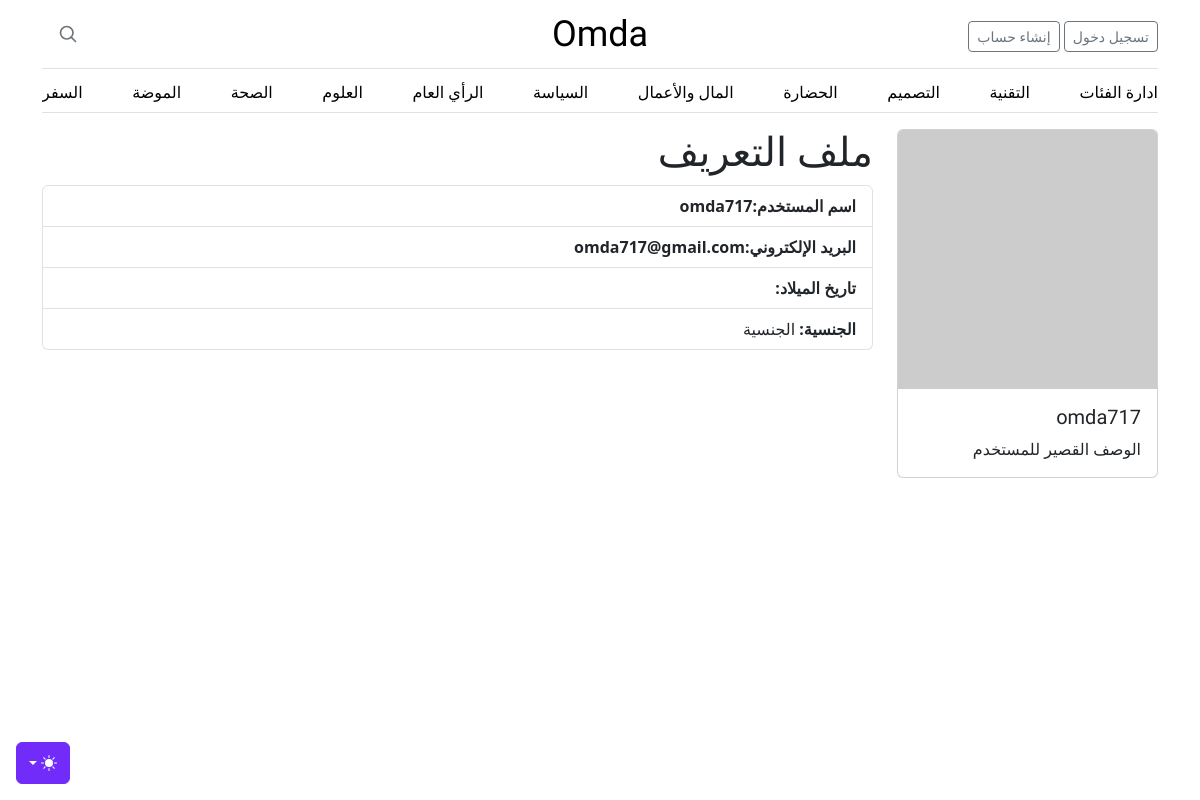
Before: /profile/1 with the older database file.
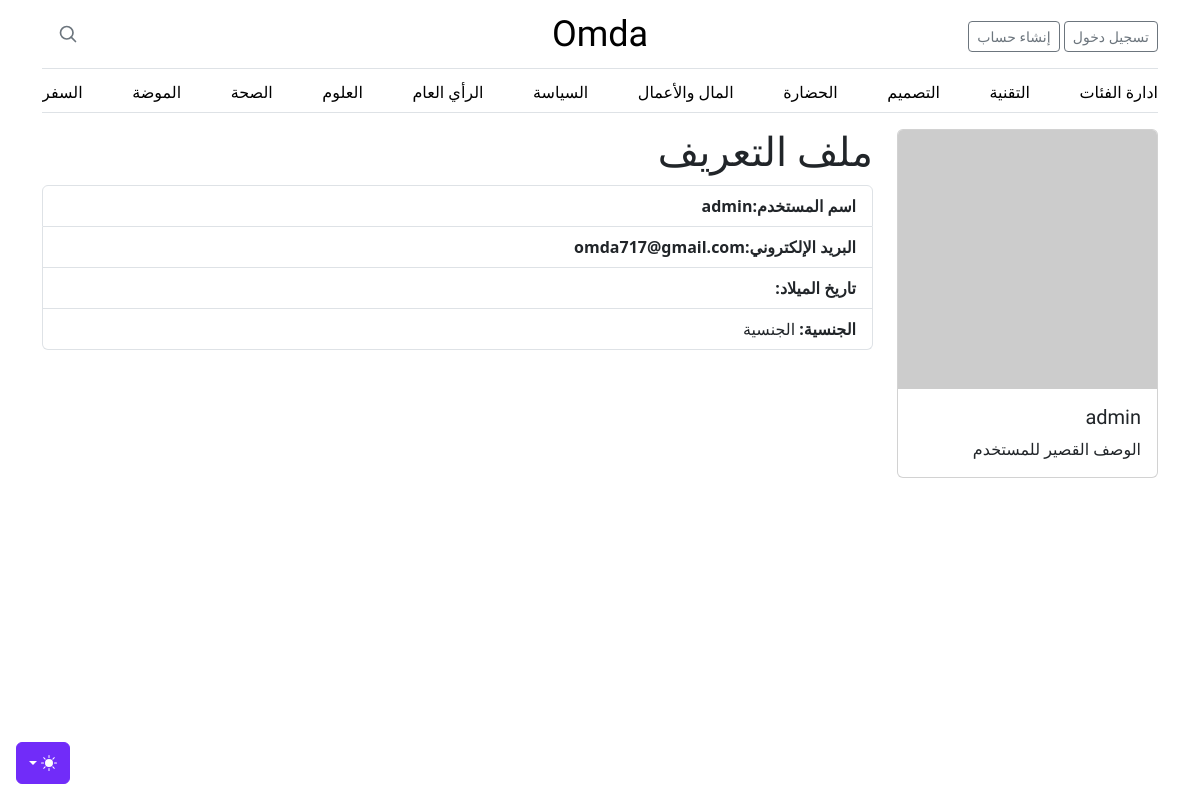
After: the same page with the newer database file.
### app/models.py (models this page shows)
class User(db.Model, UserMixin):
    id = db.Column(db.Integer, primary_key=True)
    username = db.Column(db.String, unique=True, nullable=False)
    email = db.Column(db.String, unique=True, nullable=False)
    password = db.Column(db.String)
    created_at = db.Column(db.DateTime, default=datetime.utcnow)
    posts = db.relationship("Post", backref="author")

### app/viwes/viwes.py (the view)
@viwe.route("/profile/<int:user_id>")
def profile(user_id):
    user = get_user(user_id)
    return render_template("profile/profile.html", user=user)

### app/viwes/viwes.py (called while the page is built)
def get_user(user_id):
    user = User.query.get(user_id)
    return user

### app/templates/profile/profile.html (shortened to what this page needs)
{% extends "layout.html" %}
{% block content %}
  <div class="container">
    <div class="row">
      <div class="col-md-3">
        <div class="card">
          <img src="https://placehold.it/150x150" class="card-img-top" alt="صورة الملف الشخصي">
            <div class="card-body">
              <h5 class="card-title">{{user.username}}</h5>
              <p class="card-text">الوصف القصير للمستخدم</p>
            </div>
          </div>
        </div>
        <div class="col-md-9">
          <h1>ملف التعريف</h1>
            <ul class="list-group">
              <li class="list-group-item">
                <strong>اسم المستخدم:{{user.username}}</strong>    </li>
              <li class="list-group-item">
                <strong>البريد الإلكتروني:{{user.email}}</strong>   </li>
              <li class="list-group-item">
                <strong>تاريخ الميلاد:</strong>
              </li>
              <li class="list-group-item">
                <strong>الجنسية:</strong> الجنسية
              </li>
            </ul>
        </div>
    </div>
  </div>
{%endblock%}

### app/templates/layout.html (shortened to what this page needs)
<!DOCTYPE html>
<html lang="ar" dir="rtl">
<head>
  <link rel="stylesheet" href=" {{ url_for('static',filename='vendor/bootstrap/css/bootstrap.rtl.min.css') }}">
  <link rel="stylesheet" href="{{ url_for('static',filename='css/blog.rtl.css') }}">
      <link rel="stylesheet" href="{{ url_for('static',filename='css/font-awesome.min.css') }}">
      <link rel="stylesheet" href="{{ url_for('static',filename='css/main.css') }}">
</head>
<body>
    <div class="dropdown position-fixed bottom-0 end-0 mb-3 me-3 bd-mode-toggle">
      <button class="btn btn-bd-primary py-2 dropdown-toggle d-flex align-items-center" id="bd-theme" type="button" aria-expanded="false" data-bs-toggle="dropdown" aria-label="Toggle theme (dark)">
        <svg class="bi my-1 theme-icon-active" width="1em" height="1em"><use href="#moon-stars-fill"></use></svg>
      </button>
    </div>
<div class="container">
  <header class="border-bottom lh-1 py-3">
    <div class="row flex-nowrap justify-content-between align-items-center">
      <div class="col-4 pt-1">
          {% if not current_user.is_authenticated %}
 <a class="btn btn-sm btn-outline-secondary" href="/login">تسجيل دخول</a>
<a class="btn btn-sm btn-outline-secondary" href="/signup">إنشاء حساب</a>
        {% else %}
          <a class="btn btn-sm btn-outline-secondary" href="/logout">تسجيل خروج</a>
          <a class="btn btn-sm btn-outline-secondary" href="/profile/{{current_user.id}}">الملف الشخصي</a>
        {% endif  %}
      </div>
      <div class="col-4 text-center">
        <a class="blog-header-logo text-body-emphasis text-decoration-none" href="/">Omda</a>
      </div>
      <div class="col-4 d-flex justify-content-end align-items-center">
        <a class="link-secondary" href="#" aria-label="بحث">
          <svg xmlns="http://www.w3.org/2000/svg" width="20" height="20" fill="none" stroke="currentColor" stroke-linecap="round" stroke-linejoin="round" stroke-width="2" class="mx-3" role="img" viewBox="0 0 24 24"><title>بحث</title><circle cx="10.5" cy="10.5" r="7.5"></circle><path d="M21 21l-5.2-5.2"></path></svg>
        </a>
              </div>
    </div>
  </header>
  <div class="nav-scroller py-1 mb-3 border-bottom">
    <nav class="nav nav-underline justify-content-between">
      <a class="nav-item nav-link link-body-emphasis" href="/category/manage">ادارة الفئات</a>
      <a class="nav-item nav-link link-body-emphasis" href="#">التقنية</a>
      <a class="nav-item nav-link link-body-emphasis" href="#">التصميم</a>
      <a class="nav-item nav-link link-body-emphasis" href="#">الحضارة</a>
      <a class="nav-item nav-link link-body-emphasis" href="#">المال والأعمال</a>
      <a class="nav-item nav-link link-body-emphasis" href="#">السياسة</a>
      <a class="nav-item nav-link link-body-emphasis" href="#">الرأي العام</a>
      <a class="nav-item nav-link link-body-emphasis" href="#">العلوم</a>
      <a class="nav-item nav-link link-body-emphasis" href="#">الصحة</a>
      <a class="nav-item nav-link link-body-emphasis" href="#">الموضة</a>
      <a class="nav-item nav-link link-body-emphasis" href="#">السفر</a>
    </nav>
  </div>
</div>
    {% block content %}{% endblock %}
</body>
</html>

### app/static/css/blog.rtl.css (style rules this page uses)
.blog-header-logo { font-family: Amiri, Georgia, "Times New Roman", serif; font-size: 2.25rem; }
h1, h2, h3, h4, h5, h6 { font-family: Amiri, Georgia, "Times New Roman", serif; }

### app/templates/layout.html (style rules this page uses)
.bi { vertical-align: -.125em; fill: currentColor; }
.nav-scroller { position: relative; z-index: 2; height: 2.75rem; overflow-y: hidden; }
.nav-scroller .nav { display: flex; flex-wrap: nowrap; padding-bottom: 1rem; margin-top: -1px; overflow-x: auto; text-align: center; white-space: nowrap; -webkit-overflow-scrolling: touch; }
.btn-bd-primary { --bd-violet-bg: #712cf9; --bd-violet-rgb: 112.520718, 44.062154, 249.437846; --bs-btn-font-weight: 600; --bs-btn-color: var(--bs-white); --bs-btn-bg: var(--bd-violet-bg); --bs-btn-border-color: var(--bd-violet-bg); --bs-btn-hover-color: var(--bs-white); --bs-btn-hover-bg: #6528e0; --bs-btn-hover-border-color: #6528e0; --bs-btn-focus-shadow-rgb: var(--bd-violet-rgb); --bs-btn-active-color: var(--bs-btn-hover-color); --bs-btn-active-bg: #5a23c8; --bs-btn-active-border-color: #5a23c8; }
.bd-mode-toggle { z-index: 1500; }

Changed rows visible on the page:
changed User "omda717@gmail.com": username "omda717" → "admin"
